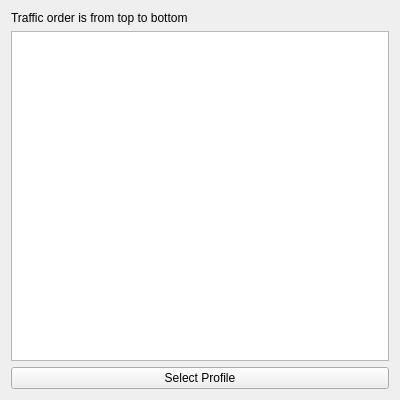
<?xml version="1.0" encoding="UTF-8"?>
<ui version="4.0">
    <class>EditChain</class>
    <widget class="QWidget" name="EditChain">
        <property name="geometry">
            <rect>
                <x>0</x>
                <y>0</y>
                <width>400</width>
                <height>400</height>
            </rect>
        </property>
        <property name="windowTitle">
            <string notr="true">EditChain</string>
        </property>
        <layout class="QVBoxLayout" name="verticalLayout">
            <item>
                <widget class="QLabel" name="label">
                    <property name="text">
                        <string>Traffic order is from top to bottom</string>
                    </property>
                </widget>
            </item>
            <item>
                <widget class="QListWidget" name="listWidget">
                    <property name="minimumSize">
                        <size>
                            <width>0</width>
                            <height>300</height>
                        </size>
                    </property>
                    <property name="contextMenuPolicy">
                        <enum>Qt::ActionsContextMenu</enum>
                    </property>
                    <property name="dragDropMode">
                        <enum>QAbstractItemView::InternalMove</enum>
                    </property>
                    <property name="defaultDropAction">
                        <enum>Qt::MoveAction</enum>
                    </property>
                    <property name="movement">
                        <enum>QListView::Free</enum>
                    </property>
                </widget>
            </item>
            <item>
                <widget class="QPushButton" name="select_profile">
                    <property name="text">
                        <string>Select Profile</string>
                    </property>
                </widget>
            </item>
        </layout>
    </widget>
    <resources/>
    <connections/>
</ui>
